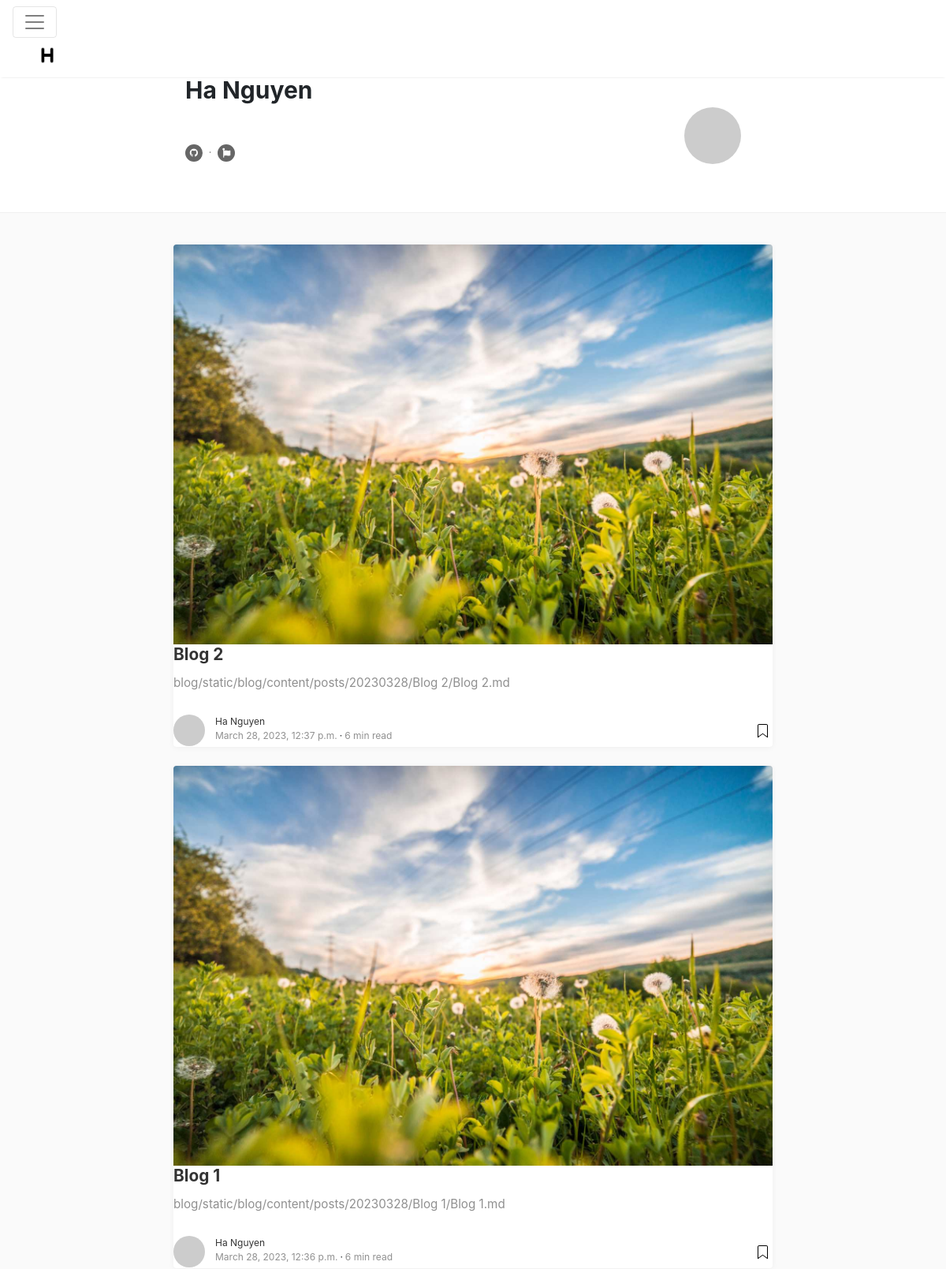
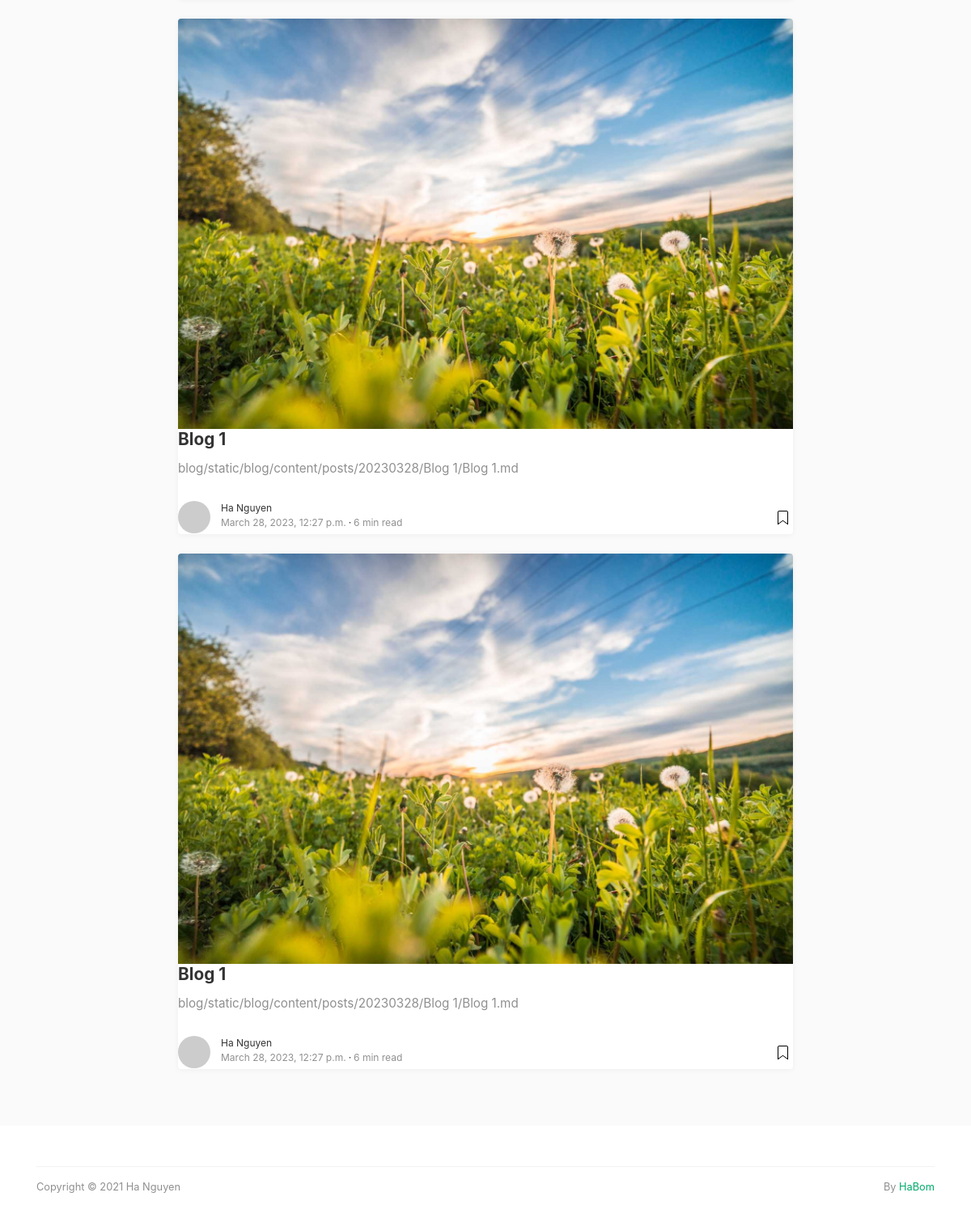
/user/Ha, run on the app's committed database (2 pictures, top to bottom).
### blog/models.py (models this page shows, shortened)
class Author(models.Model):
    username = models.CharField(max_length=100, primary_key=True)
    email = models.EmailField(max_length=100, blank=True)
    description = models.TextField(max_length=500, blank=True, default="")
    github_link = models.CharField(max_length=200, blank=True, default="")
    website = models.CharField(max_length=200, blank=True, default="")
    name = models.CharField(max_length=100, blank=True)
    profile_image = models.CharField(max_length=100, blank=True, default="")
    def __str__(self):
        return self.username

class Content(models.Model):
    title = models.CharField(max_length=100)
    genre = models.ForeignKey(Genre, on_delete=models.CASCADE)
    author = models.ForeignKey(Author, on_delete=models.CASCADE)
    github_link = models.CharField(max_length=200, blank=True, default="")
    body = models.CharField(max_length=200, blank=True, default="")
    thumbnail = models.CharField(max_length=200, blank=True, default="")
    created_at = models.DateTimeField(auto_now_add=True)
    updated_at = models.DateTimeField(auto_now=True)
    tag = models.CharField(max_length=200, blank=True, default="")
    def __str__(self):
        return self.title

### user/views.py (the view)
# urls.py: path('<str:username>', views.user_page, name='user_page'),
def user_page(request, username):
    user = get_object_or_404(Author, username=username)
    blog_list = Content.objects.filter(author=user).order_by('-created_at')
    context = {
        'user': user,
        'latest_blog_list': blog_list,
    }
    print(context)
    return render(request, 'user/user.html', context)

### user/templates/user/user.html (shortened to what this page needs)
{% load static %}
<!DOCTYPE html>
<html lang="en">
<head>
<link rel="stylesheet" type="text/css" href="{% static 'blog/css/bootstrap.min.css' %}" >
<link href="https://maxcdn.bootstrapcdn.com/font-awesome/4.7.0/css/font-awesome.min.css" rel="stylesheet">
<link href="{% static 'blog/css/mediumish.css' %}" type="text/css" rel="stylesheet">
<link href="{% static 'blog/css/postboot.min.css' %}" type="text/css" rel="stylesheet">
</head>
<body>
<nav class="navbar navbar-toggleable-md navbar-light bg-white fixed-top mediumnavigation">
<button class="navbar-toggler navbar-toggler-right" type="button" data-toggle="collapse" data-target="#navbarsExampleDefault" aria-controls="navbarsExampleDefault" aria-expanded="false" aria-label="Toggle navigation">
<span class="navbar-toggler-icon"></span>
</button>
<div class="container">
	<a class="navbar-brand" href="index.html">
    <img src="{% static 'blog/img/logo-h.png' %}" alt="logo">
  </a>
</div>
</nav>
<div class="container">
	<div class="row">
		<div class="col-md-2"></div>
		<div class="col-md-8 col-md-offset-2">
			<div class="mainheading">
				<div class="row post-top-meta authorpage">
					<div class="col-md-10 col-xs-12">
						<h1>{{ user.name }}</h1>
						<div class="sociallinks"><a  target="_blank" href="{{ user.github_link }}"><i class="fa fa-github"></i></a> <span class="dot"></span> <a target="_blank" href="{{ user.website }}"><i class="fa fa-font-awesome"></i></a></div>
					</div>
					<div class="col-md-2 col-xs-12">
						<img class="author-thumb" src="https://www.gravatar.com/avatar/e56154546cf4be74e393c62d1ae9f9d4?s=250&amp;d=mm&amp;r=x" alt="{{ user.name }}">
					</div>
				</div>
			</div>
		</div>
	</div>
</div>
<div class="graybg authorpage">
	<div class="container">
		<div class="listrecent listrelated">
		{% if latest_blog_list %}
			{% for blog in latest_blog_list %}
				<div class="authorpostbox">
					<div class="card">
						<a href="{% url 'user:user_page' user.username %}">
						<img class="img-fluid img-thumb" src="assets/img/demopic/8.jpg" alt="">
						</a>
						<div class="card-block">
							<h2 class="card-title"><a href="{% url 'blog:detail' blog.id %}">{{ blog.title }}</a></h2>
              				<h4 class="card-text">{{ blog.body }}</h4>
            				<div class="metafooter">
								<div class="wrapfooter">
									<span class="meta-footer-thumb">
									<a href="{% url 'user:user_page' user.username %}"><img class="author-thumb" src="https://www.gravatar.com/avatar/e56154546cf4be74e393c62d1ae9f9d4?s=250&amp;d=mm&amp;r=x" alt="{{ author.username }}"></a>
									</span>
									<span class="author-meta">
									<span class="post-name"><a href="{% url 'user:user_page' user.username %}">{{ user.name }}</a></span><br/>
									<span class="post-date">{{ blog.created_at }}</span><span class="dot"></span><span class="post-read">6 min read</span>
									</span>
									<span class="post-read-more"><a href="{% url 'blog:detail' blog.id %}" title="Read Story"></a></span>
								</div>
							</div>
						</div>
					</div>
				</div>
			{% endfor %}
		{% endif %}
		</div>
	</div>
</div>
<div class="container">
	<div class="footer">
		<p class="pull-left">
			 Copyright &copy; 2021 Ha Nguyen
		</p>
		<p class="pull-right">
			 By <a target="_blank" href="https://github.com/habom2310">HaBom</a>
		</p>
		<div class="clearfix">
		</div>
	</div>
</div>
</body>
</html>

### blog/static/blog/css/mediumish.css (style rules this page uses)
body { padding-top:5rem; }
.mainheading { padding:1rem 0rem; }
a { color:#00ab6b; }
a,a:hover { transition:all 0.2s; }
.mediumnavigation { background:rgba(255,255,255,.97); box-shadow:0 2px 2px -2px rgba(0,0,0,.15); }
.listfeaturedtag h2.card-title,.listrecent h2.card-title { font-size:1.3rem; font-weight:700; line-height: 1.25; }
.listfeaturedtag h2.card-title a,.listrecent h2.card-title a { color:rgba(0,0,0,.8); }
.listfeaturedtag h4.card-text,.listrecent h4.card-text { color:rgba(0,0,0,.44); font-size:0.95rem; line-height:1.4; font-weight:400; }
.listrecent .wrapfooter { font-size:12px; margin-top:30px; }
.author-thumb { width:40px; height:40px; float:left; margin-right:13px; border-radius:100%; }
.post-top-meta { margin-bottom:2rem; }
.post-top-meta .author-thumb { width:72px; height:72px; }
.post-top-meta.authorpage .author-thumb { margin-top:40px; }
.post-top-meta span { font-size:0.9rem; color:rgba(0,0,0,.44); display:inline-block; }
.author-meta { flex:1 1 auto; white-space:nowrap!important; text-overflow:ellipsis!important; overflow:hidden!important; }
span.post-name,span.post-date,span.author-meta { display:inline-block; }
span.post-date,span.post-read { color:rgba(0,0,0,.44); }
span.post-read-more { align-items:center; display:inline-block; float:right; margin-top:8px; }
span.post-read-more a { color:rgba(0,0,0,.44); }
span.post-name a,span.post-read-more a:hover { color:rgba(0,0,0,.8); }
.dot:after { content:"·"; margin-left:3px; margin-right:3px; }
.mediumnavigation .navbar-brand { font-weight:500; }
.mediumnavigation .navbar-brand img { max-height:30px; margin-right:5px; }
.footer { border-top:1px solid rgba(0,0,0,.05)!important; padding-top:15px; padding-bottom:12px; font-size:0.8rem; color:rgba(0,0,0,.44); margin-top:50px; }
.graybg { background-color:#fafafa; padding:40px 0 46px; position:relative; }
.listrelated .card { box-shadow:0 1px 7px rgba(0,0,0,.05); border:0; }
.card { border-radius:4px; }
.card .img-thumb { border-top-right-radius:4px; border-top-left-radius:4px; }
.authorpage h1 { font-weight:700; font-size:30px; }
.post-top-meta.authorpage .author-thumb { float:none; }
.graybg.authorpage { border-top:1px solid #f0f0f0; }
.authorpostbox { width:760px; margin:0px auto; margin-bottom:1.5rem; max-width:100%; }
.authorpostbox .img-thumb { width:100%; }
.sociallinks { margin:1rem 0; }
.sociallinks a { background:#666; color:#fff; width:22px; height:22px; display:inline-block; text-align:center; line-height:22px; border-radius:50%; font-size:12px; }

### data on the page
Author: name "Ha Nguyen"
Content: title "Blog 2", body "blog/static/blog/content/posts/20230328/Blog 2/Blog 2.md", created_at "March 28, 2023, 12:37 p.m."
Content: title "Blog 1", body "blog/static/blog/content/posts/20230328/Blog 1/Blog 1.md", created_at "March 28, 2023, 12:36 p.m."
Content: title "Blog 1", body "blog/static/blog/content/posts/20230328/Blog 1/Blog 1.md", created_at "March 28, 2023, 12:27 p.m."
Content: title "Blog 1", body "blog/static/blog/content/posts/20230328/Blog 1/Blog 1.md", created_at "March 28, 2023, 12:27 p.m."
